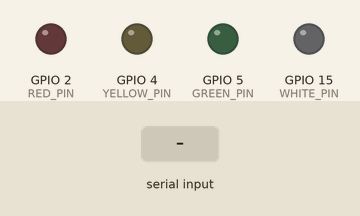
Simulated run of this program. Board: ESP32. Shown: output pins drawn as LEDs (lit = HIGH). The inputs (shaded band) are chosen by the test bench. Nothing arrives over Bluetooth unless stated; what the program prints to the serial monitor is not drawn.

Above: at 1.2 s.
1.3 s: "vermelho\n" received over the second serial link
At 2.3 s:
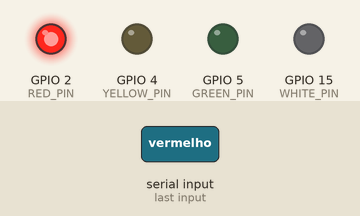
2.8 s: "amarelo\n" received over the second serial link
At 3.4 s:
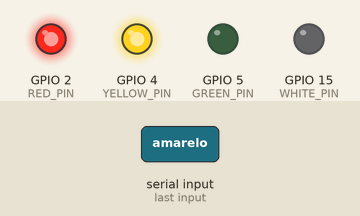
4.3 s: "branco\n" received over the second serial link
At 4.6 s:
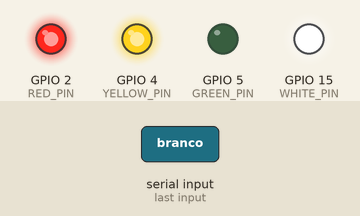
5.8 s: "verde\n" received over the second serial link
At 6.9 s:
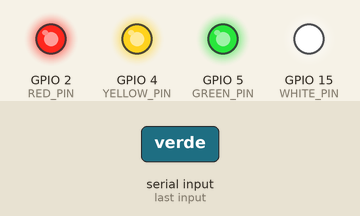
Timing chart, 0 to 8.3 s (numbered marks = the images above; inputs shaded):
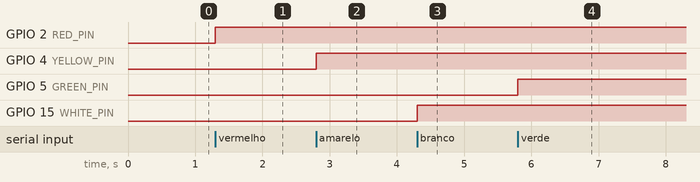

The program:

main.cpp
```cpp
#include "BluetoothSerial.h"
#include <cctype>

// Cria o objeto BluetoothSerial
BluetoothSerial ESP_BT;

#define RED_PIN 2
#define YELLOW_PIN 4
#define WHITE_PIN 15
#define GREEN_PIN 5

void setup() {
  Serial.begin(115200);

  pinMode(RED_PIN, OUTPUT);
  pinMode(YELLOW_PIN, OUTPUT);
  pinMode(WHITE_PIN, OUTPUT);
  pinMode(GREEN_PIN, OUTPUT);

  digitalWrite(RED_PIN, LOW);
  digitalWrite(YELLOW_PIN, LOW);
  digitalWrite(WHITE_PIN, LOW);
  digitalWrite(GREEN_PIN, LOW);

  Serial.println("[*] Iniciando o bluetooth...");

  if (ESP_BT.begin("Gabriel32")) {
    Serial.println("[✓] Bluetooth iniciado.");

  } else {
    Serial.println("[X] Falha ao iniciar Bluetooth.");

  }
}

// função pra deixar a string recebida em lowercase
String toLowerCase(String str){
    for(int i = 0; i < str.length(); i++){
        str[i] = tolower(str[i]);
    }

    return str;
}

void BLE(){
  if (ESP_BT.available()) {
    String command = ESP_BT.readStringUntil('\n');
    command.trim(); // remove espaços e quebras

    command = toLowerCase(command);

    Serial.println("Recebido: " + command);

    if (command.indexOf("desligar") != -1 && command.indexOf("vermelho") != -1) {
      digitalWrite(RED_PIN, LOW);
      ESP_BT.println("LED vermelho desligado!");

    }else if (command.indexOf("vermelho") != -1) {
      digitalWrite(RED_PIN, HIGH);
      ESP_BT.println("LED vermelho ligado!");

    }else if (command.indexOf("desligar") != -1 && command.indexOf("amarelo") != -1){
      digitalWrite(YELLOW_PIN, LOW);
      ESP_BT.println("LED amarelo desligado!");

    }else if (command.indexOf("amarelo") != -1){
      digitalWrite(YELLOW_PIN, HIGH);
      ESP_BT.println("LED amarelo ligado!");

    }else if (command.indexOf("desligar") != -1 && command.indexOf("branco") != -1){
      digitalWrite(WHITE_PIN, LOW);
      ESP_BT.println("LED branco desligado!");

    }else if (command.indexOf("branco") != -1){
      digitalWrite(WHITE_PIN, HIGH);
      ESP_BT.println("LED branco ligado!");

    }else if (command.indexOf("desligar") != -1 && command.indexOf("verde") != -1){
      digitalWrite(GREEN_PIN, LOW);
      ESP_BT.println("LED verde desligado!");

    }else if (command.indexOf("verde") != -1){
      digitalWrite(GREEN_PIN, HIGH);
      ESP_BT.println("LED verde ligado!");
    }
  }

}

void loop() {
 BLE();
}
```

Measured:
- after the input at 1.3 s, GPIO 2 (RED_PIN): LOW → HIGH at once
- after the input at 2.8 s, GPIO 4 (YELLOW_PIN): LOW → HIGH at once
- after the input at 4.3 s, GPIO 15 (WHITE_PIN): LOW → HIGH at once
- after the input at 5.8 s, GPIO 5 (GREEN_PIN): LOW → HIGH at once
